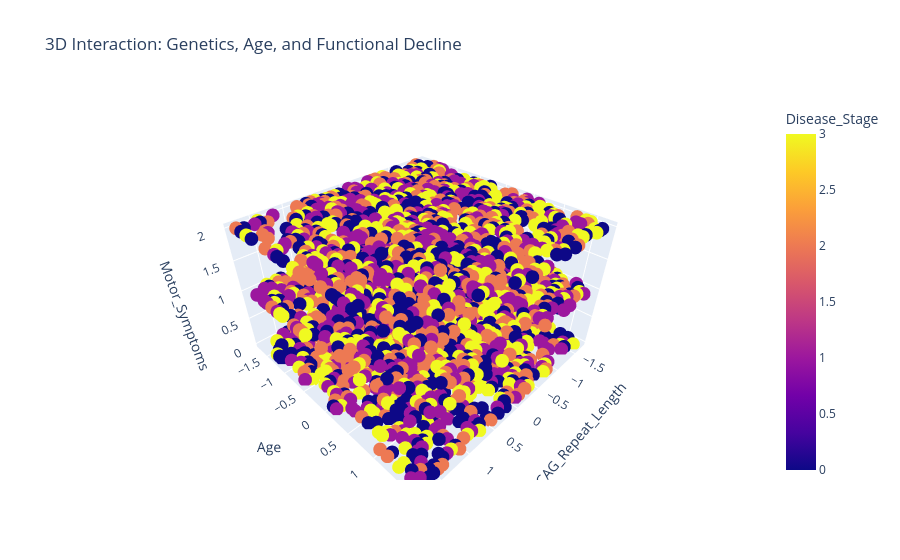

Notebook code for this chart:
### Code cell
# 3D scatter
import plotly.express as px
fig = px.scatter_3d(df, x='HTT_CAG_Repeat_Length', y='Age', z='Motor_Symptoms',
                    color='Disease_Stage',
                    title='3D Interaction: Genetics, Age, and Functional Decline')
fig.show()

### Figure 1 — Plotly figure (JSON) as saved in the notebook; plotly's stock layout.template omitted (floating-point values rounded to 4 significant figures; data arrays with more than 128 entries replaced by an {"elided": "..."} marker saying what was removed)
{"data": [{"hovertemplate": "HTT_CAG_Repeat_Length=%{x}<br>Age=%{y}<br>Motor_Symptoms=%{z}<br>Disease_Stage=%{marker.color}<extra></extra>", "legendgroup": "", "marker": {"color": {"elided": "3088 int values"}, "coloraxis": "coloraxis", "symbol": "circle"}, "mode": "markers", "name": "", "scene": "scene", "showlegend": false, "type": "scatter3d", "x": {"elided": "3088 float values"}, "y": {"elided": "3088 float values"}, "z": {"elided": "3088 int values"}}], "layout": {"coloraxis": {"colorbar": {"title": {"text": "Disease_Stage"}}, "colorscale": [[0, "#0d0887"], [0.1111, "#46039f"], [0.2222, "#7201a8"], [0.3333, "#9c179e"], [0.4444, "#bd3786"], [0.5556, "#d8576b"], [0.6667, "#ed7953"], [0.7778, "#fb9f3a"], [0.8889, "#fdca26"], [1, "#f0f921"]]}, "legend": {"tracegroupgap": 0}, "scene": {"domain": {"x": [0, 1], "y": [0, 1]}, "xaxis": {"title": {"text": "HTT_CAG_Repeat_Length"}}, "yaxis": {"title": {"text": "Age"}}, "zaxis": {"title": {"text": "Motor_Symptoms"}}}, "title": {"text": "3D Interaction: Genetics, Age, and Functional Decline"}}}
